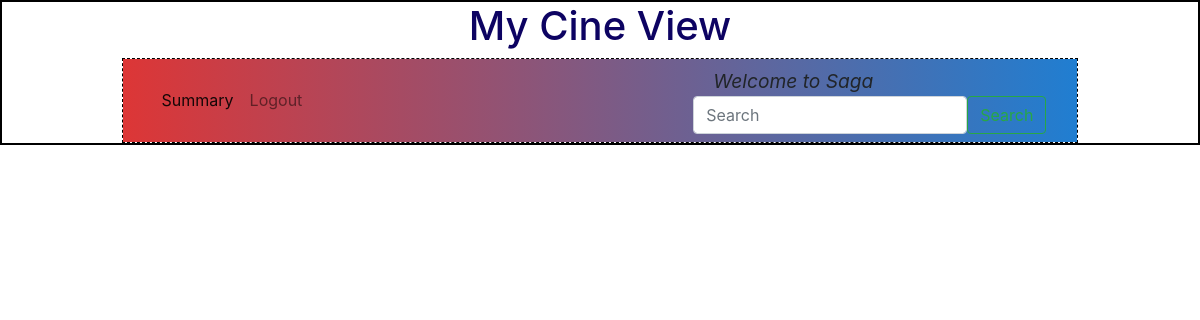
Before: /edit_venue/5/Saga (signed in) with the older database file.
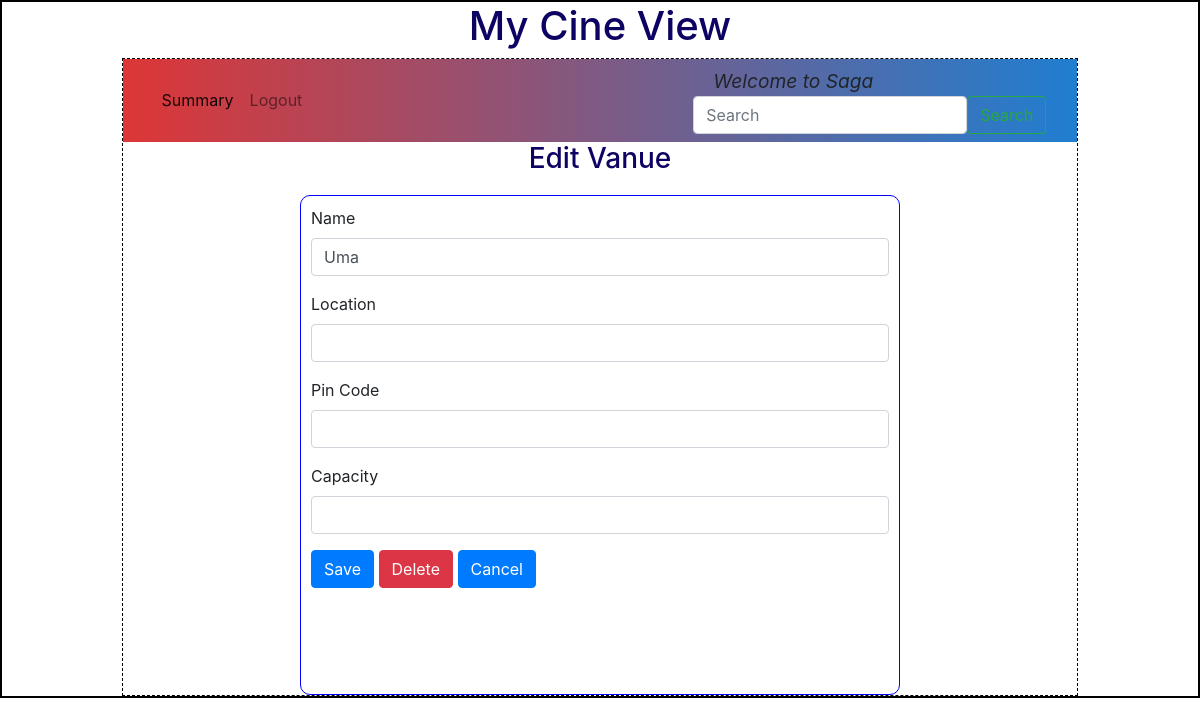
After: the same page with the newer database file.
### backend/models.py (models this page shows)
class Theatre(db.Model):
    __tablename__="theatre"
    id=db.Column(db.Integer,primary_key=True)
    name=db.Column(db.String,nullable=False)
    location=db.Column(db.String,nullable=False)
    pin_code=db.Column(db.Integer,nullable=False)
    capacity=db.Column(db.Integer,nullable=False)
    venue_pic_url=db.Column(db.String,nullable=True,default="None")
    shows=db.relationship("Show",cascade="all,delete",backref="theatre",lazy=True) # Theater can access all of Its shows

### backend/controllers.py (the view, shortened to what this page needs)
@app.route("/edit_venue/<id>/<name>",methods=["GET","POST"])
def edit_venue(id,name):
    v=get_venue(id)
    return render_template("edit_venue.html",venue=v,name=name)

### backend/controllers.py (called while the page is built)
def get_venue(id):
    theatre=Theatre.query.filter_by(id=id).first()
    return theatre

### templates/edit_venue.html
{%extends "admin_layout.html"%}
{%block content%}
        {%if venue%}
            <div class="center"><h3>Edit Vanue</h3></div>
            <form action="/edit_venue/{{venue.id}}/{{name}}" method="POST">
            <div class="input_form">
                <div class="mb-3">
                    <label for="name" class="form-label">Name</label>
                    <input type="text" class="form-control" name="name" id="name" value="{{venue.name}}">
                </div>
                <div class="mb-3">
                    <label for="location" class="form-label">Location</label>
                    <input type="text" class="form-control" name="location" id="location" value="{{venue.location}}">
                </div>
                <div class="mb-3">
                    <label for="pin_code" class="form-label">Pin Code</label>
                    <input type="text" class="form-control" name="pin_code" id="pin_code" value="{{venue.pin_code}}">
                </div>
                <div class="mb-3">
                    <label for="capacity" class="form-label">Capacity</label>
                    <input type="number" class="form-control" name="capacity" id="capacity" value="{{venue.capacity}}">
                </div>
                <div class="mb-3">
                    <button type="submit" text-align="center" class="btn btn-primary">Save</button>
                    <a href ="/delete_venue/{{venue.id}}/{{name}}" type="button" class="btn btn-danger">Delete</a>
                    <a href ="/admin/{{name}}" type="button" class="btn btn-primary">Cancel</a>
                </div>
            </div>
            </form>
        {%endif%}
{%endblock%}

Changed rows visible on the page:
added Theatre: name "Uma"
Other visible differences:
text now shown: "Edit Vanue Name Location Pin Code Capacity Save Delete Cancel"
